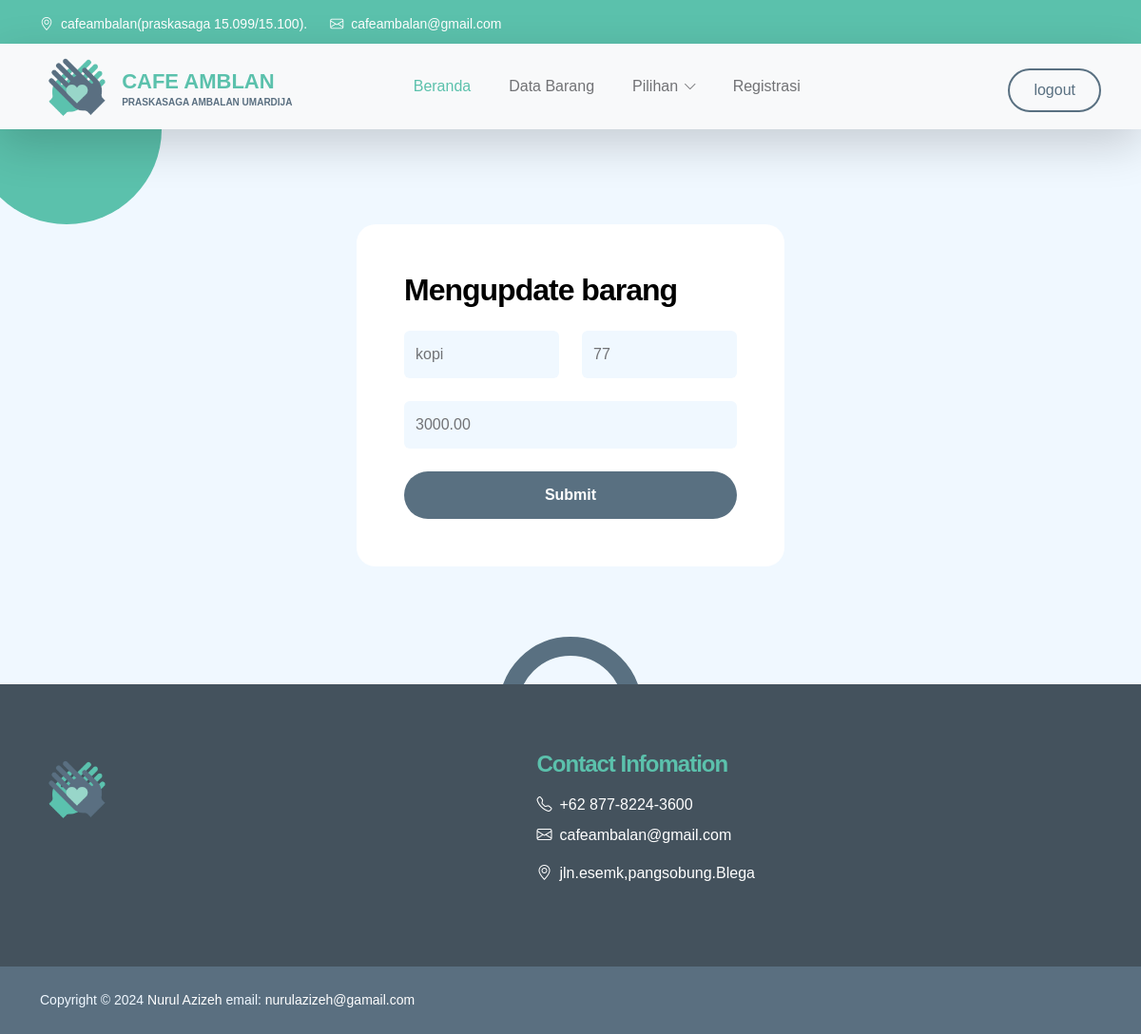
/administrator/pendataan_update_v.php?id_barang=1, run on the app's committed database.
### tables this page shows
CREATE TABLE `tb_barang` (
  `id_barang` int(11) NOT NULL,
  `nama_barang` varchar(255) NOT NULL,
  `stok_barang` int(11) NOT NULL,
  `harga_barang` decimal(10,2) NOT NULL
);

### administrator/pendataan_update_v.php (the view, shortened to what this page needs)
<?php
include('header.php');
include('inavbar.php');
include ('../config.php');
$id = $_GET['id_barang'];
$sql = mysqli_query($koneksi, "SELECT * FROM tb_barang  WHERE id_barang='$id'");
$barang = mysqli_fetch_assoc($sql);
?>
<section class="cta-section section-padding section-bg " id="section_4">
<div class="col-lg-9 col-17 mx-auto">
                        <div class="col-lg-6 col-12 mx-auto">
                            <h2 class="text-white mb-4">
                            <form class="custom-form volunteer-form mb-5 mb-lg-0" action="pendataan_update_m.php" method="post" role="form">
                                <h3 class="mb-4">Mengupdate barang</h3>
                                <div class="row">
                                    <div class="col-lg-6 col-12">
                                        <input type="text" name="nama_barang" value="<?= $barang['nama_barang'] ?>" class="form-control" placeholder="nama barang" required>
                                    </div>
                                    <div class="col-lg-6 col-12">
                                        <input type="text" name="stok" value="<?= $barang['stok_barang'] ?>" class="form-control" placeholder="stok" required>
                                    </div>
                                    <div class="">
                                        <input type="text" name="harga" value="<?= $barang['harga_barang'] ?>"  class="form-control" placeholder="Harga" required>
                                    </div>
                                </div>
                                <button type="submit" class="form-control">Submit</button>
                            </form>
                        </div>
                    </div>
            </section>
    <?php
include('footer.php');
?>

### css/templatemo-kind-heart-charity.css (style rules this page uses)
:root { --white-color: #ffffff; --primary-color: #5bc1ac; --secondary-color: #5a6f80; --section-bg-color: #f0f8ff; --site-footer-bg-color: #44525d; --custom-btn-bg-color: #597081; --custom-btn-bg-hover-color: #5bc1ac; --dark-color: #000000; --p-color: #717275; --border-color: #e9eaeb; --body-font-family: 'Metropolis', sans-serif; --h1-font-size: 52px; --h2-font-size: 46px; --h3-font-size: 32px; --h4-font-size: 28px; --h5-font-size: 24px; --h6-font-size: 22px; --p-font-size: 16px; --btn-font-size: 18px; --copyright-font-size: 14px; --border-radius-large: 100px; --border-radius-medium: 20px; --border-radius-small: 10px; --font-weight-light: 300; --font-weight-normal: 400; --font-weight-semibold: 600; --font-weight-bold: 700; }
body { background-color: var(--white-color); font-family: var(--body-font-family); }
h2, h3, h4, h5, h6 { color: var(--dark-color); }
h1, h2, h3, h4, h5, h6 { font-weight: var(--font-weight-semibold); letter-spacing: -1px; }
h2 { color: var(--secondary-color); font-size: var(--h2-font-size); letter-spacing: -2px; }
h3 { font-size: var(--h3-font-size); }
a, button { touch-action: manipulation; transition: all 0.3s; }
.section-padding { padding-top: 100px; padding-bottom: 100px; }
.section-bg { background-color: var(--section-bg-color); }
.volunteer-form { background: var(--white-color); border-radius: var(--border-radius-medium); padding: 50px; }
.cta-section { position: relative; overflow: hidden; }
.cta-section::before { content: ""; background-color: var(--primary-color); border-radius: 50%; position: absolute; top: -100px; left: -30px; margin: auto; width: 200px; height: 200px; }
.cta-section::after { content: ""; border: 20px solid var(--custom-btn-bg-color); border-radius: 50%; position: absolute; bottom: -100px; right: 0; left: 0; margin: auto; width: 150px; height: 150px; }
.custom-form .form-control, .input-group-file { background-color: var(--section-bg-color); box-shadow: none; border: 0; color: var(--p-color); margin-bottom: 24px; padding-top: 13px; padding-bottom: 13px; outline: none; }
.custom-form button[type="submit"] { background: var(--custom-btn-bg-color); border: none; border-radius: var(--border-radius-large); color: var(--white-color); font-size: var(--p-font-size); font-weight: var(--font-weight-semibold); transition: all 0.3s; margin-bottom: 0; }

### data on the page
tb_barang: nama_barang "kopi", stok "77", harga "3000.00"
